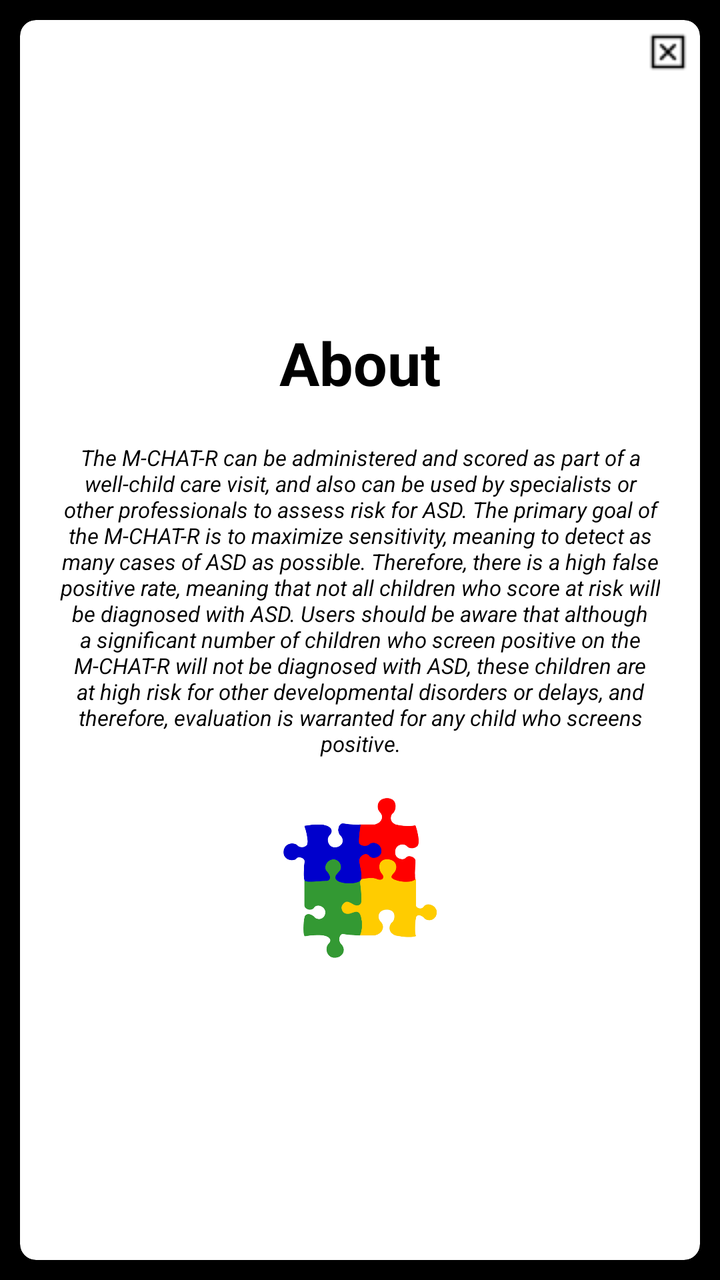
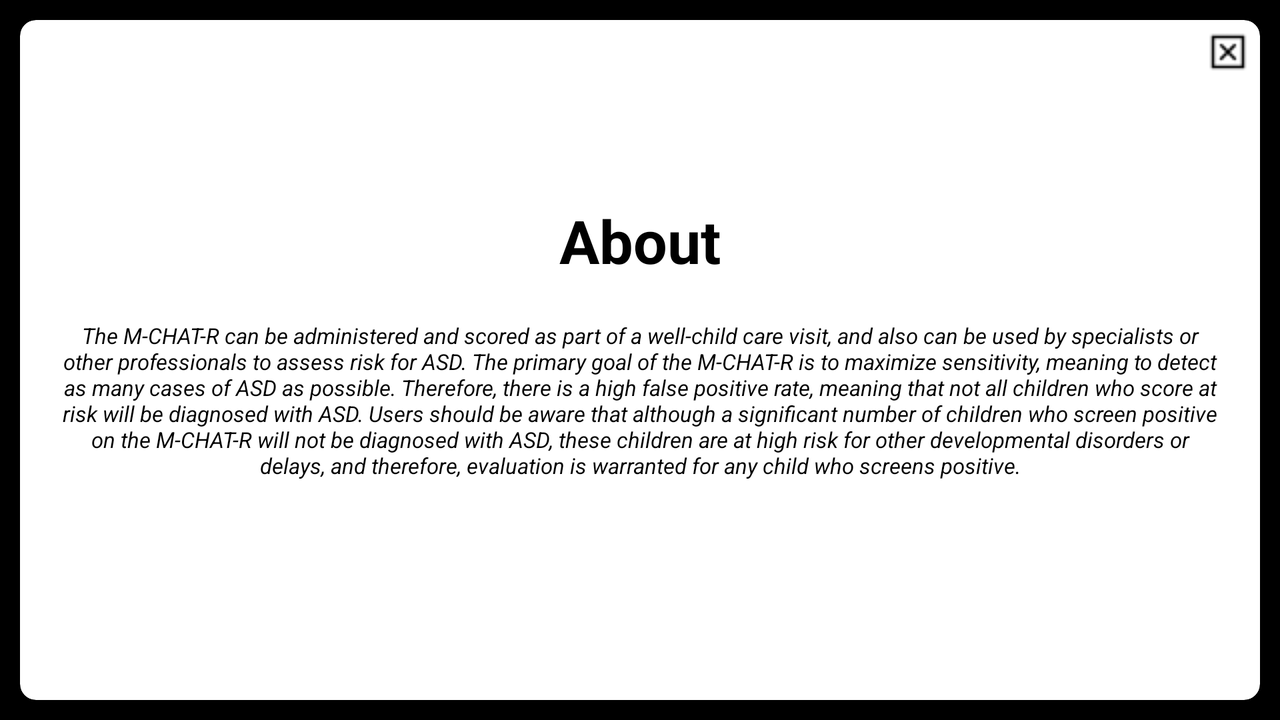

Two renders of one Android screen. The first uses the default layout on a phone; the second uses the alternative layout the repository ships for a different screen configuration, on a matching device. The two XML files are below.
<!-- AndroidManifest.xml: application theme AppTheme -->
<!-- res/layout/activity_score_template.xml -->
<?xml version="1.0" encoding="utf-8"?>
<android.support.constraint.ConstraintLayout xmlns:android="http://schemas.android.com/apk/res/android"
    xmlns:app="http://schemas.android.com/apk/res-auto"
    xmlns:tools="http://schemas.android.com/tools"
    android:layout_width="match_parent"
    android:layout_height="match_parent"
    android:padding="10dp"
    android:background="#000"
    tools:context="com.example.android.quizappv2.ScoreTemplate">

    <android.support.v7.widget.CardView
        android:layout_width="match_parent"
        android:layout_height="match_parent"
        app:cardCornerRadius="8dp">

        <RelativeLayout
            android:layout_width="match_parent"
            android:layout_height="wrap_content">

            <ImageButton
                style="@style/CloseWindowStyle"
                android:layout_width="wrap_content"
                android:layout_height="wrap_content"
                android:layout_alignParentRight="true"
                android:layout_alignParentEnd="true"
                android:layout_margin="4dp"
                android:onClick="close"
                />

        </RelativeLayout>

        <LinearLayout
            android:layout_width="match_parent"
            android:layout_height="match_parent"
            android:orientation="vertical"
            android:gravity="center">

        <TextView
            android:text="About"
            android:textColor="#000"
            android:textSize="30sp"
            android:textStyle="bold"
            android:gravity="center_horizontal"
            android:layout_width="match_parent"
            android:layout_height="wrap_content" />
    <TextView
        android:id="@+id/textBox"
        android:text="@string/mchat_description"
        android:textColor="#000"
        android:gravity="center"
        android:textStyle="italic"
        android:layout_width="wrap_content"
        android:layout_height="wrap_content"
        android:padding="20dp"
        android:textSize="11sp"
        app:layout_constraintBottom_toBottomOf="parent"
        app:layout_constraintTop_toTopOf="parent"
        app:layout_constraintLeft_toLeftOf="parent"
        app:layout_constraintRight_toRightOf="parent"/>

        <ImageView
            android:src="@drawable/autismpuzzle"
            android:layout_width="80dp"
            android:layout_height="80dp"/>

        </LinearLayout>

    </android.support.v7.widget.CardView>

</android.support.constraint.ConstraintLayout>
<!-- resources referenced by this layout -->
<resources>
  <!-- drawable autismpuzzle: png bitmap (drawable, 42937 bytes) -->
  <string name="mchat_description">The M-CHAT-R can be administered and scored as part of a well-child
          care visit, and also can be used by specialists or other professionals to assess risk for ASD.
          The primary goal of the M-CHAT-R is to maximize sensitivity, meaning to detect as many cases
          of ASD as possible. Therefore, there is a high false positive rate, meaning that not all children
          who score at risk will be diagnosed with ASD. Users should be aware that although a significant
          number of children who screen positive on the M-CHAT-R will not be diagnosed with ASD, these
          children are at high risk for other developmental disorders or delays, and therefore, evaluation
          is warranted for any child who screens positive.</string>
  <style name="CloseWindowStyle" parent="@android:style/Widget.ImageButton">
          <item name="android:background">@drawable/close_btn</item>
      </style>
  <style name="AppTheme" parent="Theme.AppCompat.Light.NoActionBar">
          
          <item name="colorPrimary">#fff</item>
          <item name="colorPrimaryDark">#000000</item>
          <item name="colorAccent">#fff200</item>
      </style>
  <!-- drawable close_btn (drawable) -->
  <?xml version="1.0" encoding="utf-8"?>
  <selector xmlns:android="http://schemas.android.com/apk/res/android">
  
      <item android:drawable="@drawable/close_window_pressed" android:state_pressed="true" />
      <item android:drawable="@drawable/close_window" android:state_pressed="false" />
  
  </selector>
  <!-- drawable close_window_pressed: png bitmap (drawable, 479 bytes) -->
  <!-- drawable close_window: png bitmap (drawable, 421 bytes) -->
</resources>
<!-- res/layout-land/activity_score_template.xml (the repository's variant of the layout above) -->
<!-- drawn on the phone turned sideways -->
<?xml version="1.0" encoding="utf-8"?>
<android.support.constraint.ConstraintLayout xmlns:android="http://schemas.android.com/apk/res/android"
    xmlns:app="http://schemas.android.com/apk/res-auto"
    xmlns:tools="http://schemas.android.com/tools"
    android:layout_width="match_parent"
    android:layout_height="match_parent"
    android:padding="10dp"
    android:background="#000"
    tools:context="com.example.android.quizappv2.ScoreTemplate">

    <android.support.v7.widget.CardView
        android:layout_width="match_parent"
        android:layout_height="match_parent"
        app:cardCornerRadius="8dp">

        <RelativeLayout
            android:layout_width="match_parent"
            android:layout_height="wrap_content">

            <ImageButton
                style="@style/CloseWindowStyle"
                android:layout_width="wrap_content"
                android:layout_height="wrap_content"
                android:layout_alignParentRight="true"
                android:layout_alignParentEnd="true"
                android:layout_margin="4dp"
                android:onClick="close"
                />

        </RelativeLayout>

        <LinearLayout
            android:layout_width="match_parent"
            android:layout_height="match_parent"
            android:orientation="vertical"
            android:gravity="center">

        <TextView
            android:text="About"
            android:textColor="#000"
            android:textSize="30sp"
            android:textStyle="bold"
            android:gravity="center_horizontal"
            android:layout_width="match_parent"
            android:layout_height="wrap_content" />
    <TextView
        android:id="@+id/textBox"
        android:text="@string/mchat_description"
        android:textColor="#000"
        android:gravity="center"
        android:textStyle="italic"
        android:layout_width="wrap_content"
        android:layout_height="wrap_content"
        android:padding="20dp"
        android:textSize="11sp"
        app:layout_constraintBottom_toBottomOf="parent"
        app:layout_constraintTop_toTopOf="parent"
        app:layout_constraintLeft_toLeftOf="parent"
        app:layout_constraintRight_toRightOf="parent"/>


        </LinearLayout>

    </android.support.v7.widget.CardView>

</android.support.constraint.ConstraintLayout>
<!-- resources referenced by the variant -->
<!-- as the phone turned sideways resolves them -->
<resources>
  <string name="mchat_description">The M-CHAT-R can be administered and scored as part of a well-child
          care visit, and also can be used by specialists or other professionals to assess risk for ASD.
          The primary goal of the M-CHAT-R is to maximize sensitivity, meaning to detect as many cases
          of ASD as possible. Therefore, there is a high false positive rate, meaning that not all children
          who score at risk will be diagnosed with ASD. Users should be aware that although a significant
          number of children who screen positive on the M-CHAT-R will not be diagnosed with ASD, these
          children are at high risk for other developmental disorders or delays, and therefore, evaluation
          is warranted for any child who screens positive.</string>
  <style name="CloseWindowStyle" parent="@android:style/Widget.ImageButton">
          <item name="android:background">@drawable/close_btn</item>
      </style>
  <style name="AppTheme" parent="Theme.AppCompat.Light.NoActionBar">
          
          <item name="colorPrimary">#fff</item>
          <item name="colorPrimaryDark">#000000</item>
          <item name="colorAccent">#fff200</item>
      </style>
  <!-- drawable close_btn (drawable) -->
  <?xml version="1.0" encoding="utf-8"?>
  <selector xmlns:android="http://schemas.android.com/apk/res/android">
  
      <item android:drawable="@drawable/close_window_pressed" android:state_pressed="true" />
      <item android:drawable="@drawable/close_window" android:state_pressed="false" />
  
  </selector>
  <!-- drawable close_window_pressed: png bitmap (drawable, 479 bytes) -->
  <!-- drawable close_window: png bitmap (drawable, 421 bytes) -->
</resources>
